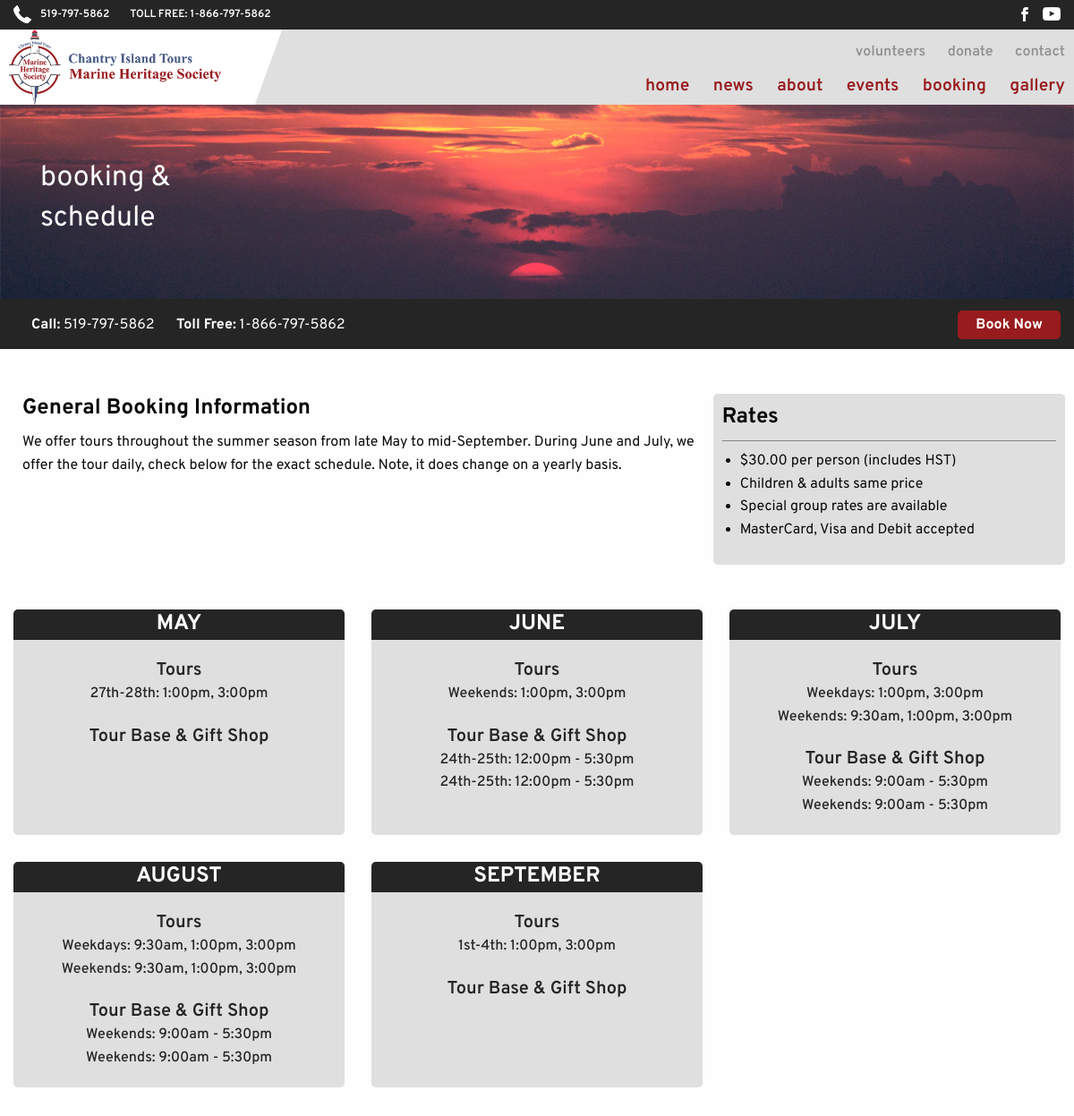
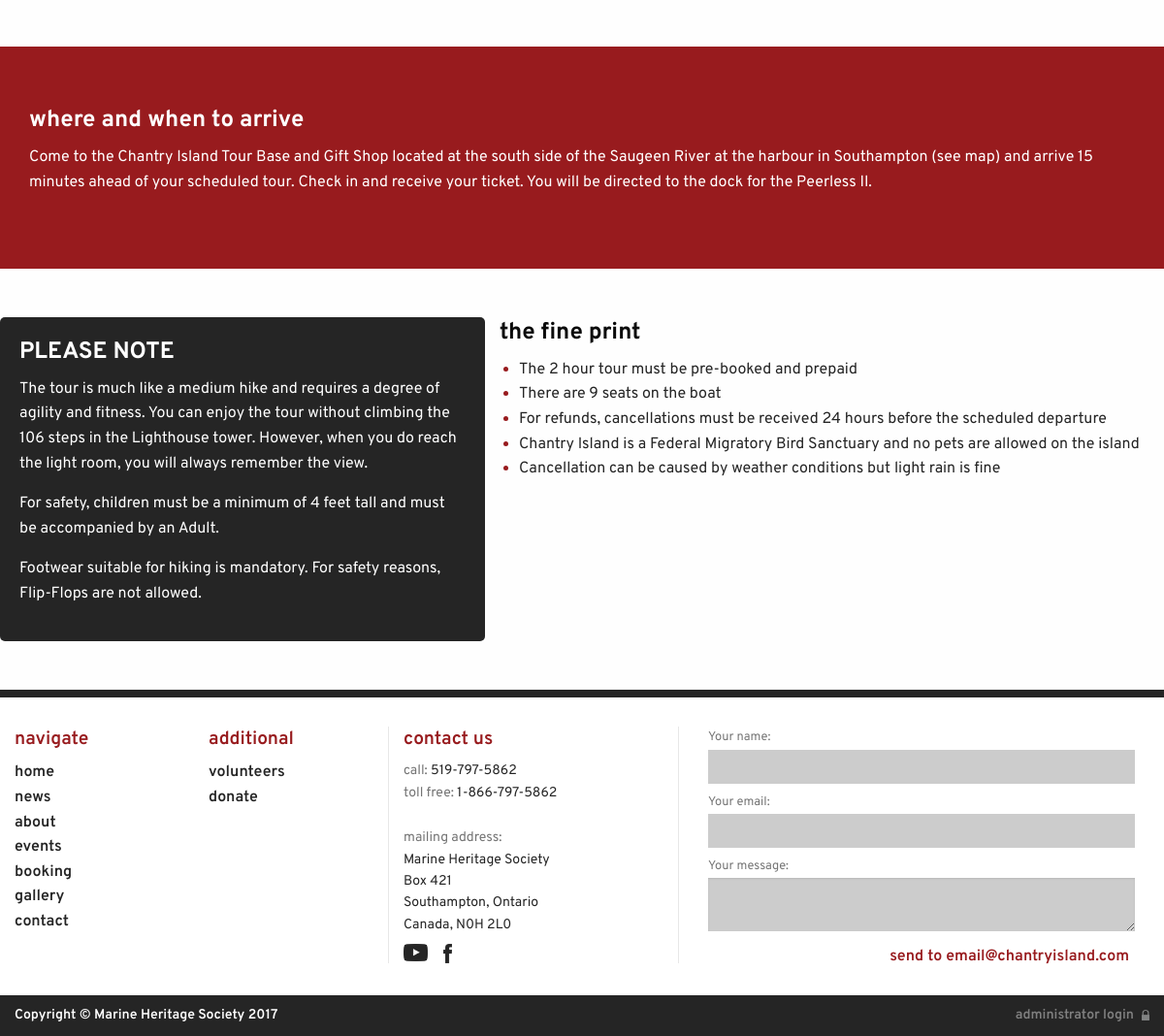
Screenshot of /booking.php with the database file from the repository (2 pictures, top to bottom).
### tables this page shows
CREATE TABLE tbl_bookInfo (
  bookInfo_id tinyint(3) unsigned NOT NULL,
  bookInfo_desc text NOT NULL
);

CREATE TABLE tbl_rates (
  rates_id tinyint(3) unsigned NOT NULL,
  rates_info varchar(200) NOT NULL
);

CREATE TABLE tbl_hours (
  hours_id tinyint(3) unsigned NOT NULL,
  hours_month varchar(50) NOT NULL,
  hours_tours_1 varchar(150) NOT NULL,
  hours_tours_2 varchar(150) NOT NULL,
  hours_shop_1 varchar(150) NOT NULL,
  hours_shop_2 varchar(150) NOT NULL
);

CREATE TABLE tbl_arrive (
  arrive_id tinyint(3) unsigned NOT NULL,
  arrive_desc text NOT NULL
);

### admin/phpscripts/read.php (called while the page is built, shortened)
<?php
	function getAll($tbl) {
		include('connect.php');
		$queryAll = "SELECT * FROM {$tbl}";
		$runAll = mysqli_query($link, $queryAll);
		if($runAll){
			return $runAll;
		}else{
			$error =  "There was an error accessing this information.  Please contact your admin.";
			return $error;
		}
	}
?>

### booking.php (the view, shortened to what this page needs)
<?php
	$tbl_bookInfo = "tbl_bookInfo";
	$getBookInfo = getAll($tbl_bookInfo);
	$tbl_rates = "tbl_rates";
	$getRates = getAll($tbl_rates);
	$tbl_hours = "tbl_hours";
	$getHours = getAll($tbl_hours);
	$tbl_arrive = "tbl_arrive";
	$getArrive = getAll($tbl_arrive);
?>
<?php
$strPageTitle = 'Booking';
include_once("layout/header.php");
?>
<div id="bookingHeaderImg">
	<div class="row">
		<div class="small-12 columns">
			<h2 class="heading whiteTxt">booking &amp;<br>schedule</h2>
		</div>
	</div>
</div>
<div id="bookingHeaderInfo">
	<div class="row">
		<div id="bookingHeaderPhone" class="small-12 columns">
			<h3><span>Call:</span> <a href="tel:519-797-5862" id="bookingPhone">519-797-5862</a></h3>
			<h3><span>Toll Free:</span> <a href="tel:1-866-797-5862" id="bookingPhone">1-866-797-5862</a></h3>
			<div id="emailButCon">
				<a id="emailBut" href="contact.php">Book Now</a>
			</div>
		</div>
	</div>
</div>
<div class="row" id="generalBookingInfo">
	<div class="small-12 medium-8 columns">
		<h2 class="heading">General Booking Information</h2>
		<?php
			if(!is_string($getBookInfo)){
				while($row = mysqli_fetch_array($getBookInfo)){
					echo "<p class=\"paragraph\">{$row['bookInfo_desc']}</p>";
				}
			}else{
				echo "<p>{$getBookInfo}</p>";
			}
		?>
	</div>
	<div class="small-12 medium-4 columns" id="bookingRates">
	<h3 class="heading">Rates</h3>
		<div id="ratesInfo">
				<?php
					if(!is_string($getRates)){
						while($row = mysqli_fetch_array($getRates)){
							echo "<ul>";
							echo "<li>&#36;{$row['rates_info']} per person (includes HST)</li>";
							echo "<li>Children &amp; adults same price</li>";
							echo "<li>Special group rates are available</li>";
							echo "<li>MasterCard, Visa and Debit accepted</li>";
							echo "</ul>";
						}
					}else{
						echo "<p>{$getRates}</p>";
					}
				?>
		</div>
	</div>
</div>
<div class="row" data-equalizer>
	<?php
		if(!is_string($getHours)){
			while($row = mysqli_fetch_array($getHours)){
				echo "<div class=\"monthCardCon small-12 medium-6 large-4 columns end\">";
				echo "<div class=\"monthCard\" data-equalizer-watch>";
				echo "<h2 class=\"heading whiteTxt\">{$row['hours_month']}</h2>";
				echo "<h3>Tours</h3>";
				echo "<p>{$row['hours_tours_1']}</p>";
				echo "<p>{$row['hours_tours_2']}</p>";
				echo "<h3>Tour Base &amp; Gift Shop </h3>";
				echo "<p>{$row['hours_shop_2']}</p>";
				echo "<p>{$row['hours_shop_2']}</p>";
				echo "</div>";
				echo "</div>";
			}
		}else{
			echo "<p>{$getHours}</p>";
		}
	?>
</div>
<div id="whereAndWhenFull">
	<div class="row" id="whereAndWhen">
		<h2 class="heading whiteTxt">where and when to arrive</h2>
		<?php
			if(!is_string($getArrive)){
				while($row = mysqli_fetch_array($getArrive)){
					echo "<p class=\"paragraph whiteTxt\">{$row['arrive_desc']}</p>";
				}
			}else{
				echo "<p>{$getArrive}</p>";
			}
		?>
	</div>
</div>
<div class="row" id="finalBookingDetails">
	<div class="small-11 small-centered medium-uncentered medium-5 columns" id="pleaseNote">
	<h3 class="heading whiteTxt">PLEASE NOTE</h3>
		<p class="paragraph whiteTxt">The tour is much like a medium hike and requires a degree of agility and fitness. You can enjoy the tour without climbing the 106 steps in the Lighthouse tower. However, when you do reach the light room, you will always remember the view.</p>
		<p class="paragraph whiteTxt">For safety, children must be a minimum of 4 feet tall and must be accompanied by an Adult.</p>
		<p class="paragraph whiteTxt">Footwear suitable for hiking is mandatory. For safety reasons, Flip-Flops are not allowed.</p>
	</div>
	<div class="small-12 medium-7 columns" id="finePrint">
		<h2 class="heading">the fine print</h2>
		<ul>
			<li><span class="blackTxt">The 2 hour tour must be pre-booked and prepaid</span></li>
			<li><span class="blackTxt">There are 9 seats on the boat</span></li>
			<li><span class="blackTxt">For refunds, cancellations must be received 24 hours before the scheduled departure</span></li>
			<li><span class="blackTxt">Chantry Island is a Federal Migratory Bird Sanctuary and no pets are allowed on the island</span></li>
			<li><span class="blackTxt">Cancellation can be caused by weather conditions but light rain is fine</span></li>
		</ul>
	</div>
</div>
<?php
	include("layout/footer.php");
?>

### layout/header.php (shortened to what this page needs)
<!DOCTYPE html>
<html class="no-js" lang="en">
  <head>
    <link rel="stylesheet" href="css/foundation.css">
    <link rel="stylesheet" href="css/app.css">
  </head>
  <body class="body-<?=strtolower(str_replace(' ', '-', $strPageTitle))?>">
	<div class="off-canvas-wrapper">
    <div class="off-canvas-content" data-off-canvas-content>
	<div id="topNavBar">
		<div class="row expanded">
			<div class="small-9 medium-6 columns">
				<img data-interchange="[images/phoneIcon.png, small], [images/phoneIcon.svg, retina]" alt="phone icon" id="topNavBarPhone">
				<h1><a href="tel:519-797-5862">519-797-5862</a> <span> TOLL FREE: 1-866-797-5862</span></h1>
			</div>
			<div class="small-3 medium-6 columns">
				<a href="https://www.youtube.com/channel/UC5BwiLq9hSIl9BZRq7Q4UNA" target="blank"><img data-interchange="[images/socIcon_YouTube.png, small], [images/socIcon_YouTube.svg, retina]" alt="social media icon" class="topNavBarSocIcon"></a>
				<a href="https://www.facebook.com/MarineHeritageSociety/" target="blank"><img data-interchange="[images/socIcon_Facebook.png, small], [images/socIcon_Facebook.svg, retina]" alt="social media icon" class="topNavBarSocIcon"></a>
			</div>
		</div>
	</div>
	<div id="headerWrapper">
	<header id="mainHeader" class="row collapse">
	  	<div class="hide-for-small-only medium-4 large-3 columns">
		  	<div id="skewCon">
		  	<a href="index.php"><img data-interchange="[images/chantry_island_header.png, small], [images/chantry_island_header.svg, retina]" alt="logo" id="headerLogo"></a>
		  	</div>
	  	</div>
	  	<nav class="medium-8 large-9 columns">
		  	<div>
			  	<ul id="mainNavAdditionlLinks">
				  	<li><a href="volunteers.php">volunteers</a></li>
					<li><a href="donate.php">donate</a></li>
					<li><a href="contact.php">contact</a></li>
			  	</ul>
		  	</div>
		  	<div id="expanded-menu" data-magellan>
			  	<ul id="mobileNav">
				  	<li><a href="index.php">home</a></li>
				  	<li><a href="news.php">news</a></li>
				  	<li><a href="about.php">about</a></li>
				  	<li><a href="events.php">events</a></li>
				  	<li><a href="booking.php">booking</a></li>
				  	<li><a href="gallery.php">gallery</a></li>
			  	</ul>
		  	</div>
	  	</nav>
  	</header>
	</div>

### layout/footer.php (shortened to what this page needs)
<div id="mainFooterWrapper">
	<footer id="mainFooter">
		<div class="row">
			<div class="small-6 medium-2 columns">
				<ul>
					<h2>navigate</h2>
					<li><a href="index.php">home</a></li>
					<li><a href="news.php">news</a></li>
					<li><a href="about.php">about</a></li>
					<li><a href="events.php">events</a></li>
					<li><a href="booking.php">booking</a></li>
					<li><a href="gallery.php">gallery</a></li>
					<li><a href="contact.php">contact</a></li>
				</ul>
			</div>
			<div class="small-6 medium-2 columns">
				<ul>
					<h2>additional</h2>
					<li><a href="volunteers.php">volunteers</a></li>
					<li><a href="donate.php">donate</a></li>
				</ul>
			</div>
			<div class="hide-for-small-only medium-3 columns" id="footerContactInfoBox">
				<h2>contact us</h2>
				<p><span>call: </span>519-797-5862</p>
				<p><span>toll free: </span>1-866-797-5862</p>
				<br>
				<p><span>mailing address:</span></p>
				<p>Marine Heritage Society</p>
				<p>Box 421</p>
				<p>Southampton, Ontario</p>
				<p>Canada, N0H 2L0</p>
				<a href="https://www.youtube.com/channel/UC5BwiLq9hSIl9BZRq7Q4UNA" target="blank"><img data-interchange="[images/socIcon_YouTube_Dark.png, small], [images/socIcon_YouTube_Dark.svg, retina]" alt="social media icon" class="footerSocIcon"></a>
			<a href="https://www.facebook.com/MarineHeritageSociety/" target="blank"><img data-interchange="[images/socIcon_Facebook_Dark.png, small], [images/socIcon_Facebook_Dark.svg, retina]" alt="social media icon" class="footerSocIcon"></a>
			</div>
			<div class="hide-for-small-only medium-5 columns">
				<form action="" method="post">
					<div class="small-12 columns">
					<label>Your name:</label>
					<input id="inputfName" name="name" type="text">
					</div>
					<div class="small-12 columns">
					<label>Your email:</label>
					<input id="inputEmail" name="email" type="email">
					</div>
					<div class="small-12 columns">
					<label>Your message:</label>
					<textarea name="msg"></textarea>
					</div>
					<div class="small-12 columns">
					<input id="submit" type="submit" value="send to email@chantryisland.com">
					</div>
				</form>
			</div>
		</div>
	</footer>
</div>
<div id="lowerFooterWrapper">
	<div class="row expanded">
		<div class="small-12 medium-6 columns">
			<p id="lowerFooterLeft">Copyright &copy; Marine Heritage Society 2017</p>
		</div>
		<div class="small-12 medium-6 columns">
			<img data-interchange="[images/lockIcon.png, small], [images/lockIcon.svg, retina]" alt="lock icon" id="footerLock">
			<p id="lowerFooterRight"><a href="#">administrator login</a></p>
		</div>
	</div>
</div>
     </div>
   </div>
  </body>
</html>

### rows the page displays
tbl_bookinfo: bookInfo_desc "We offer tours throughout the summer season from late May to mid-September. During June and July, we offer the tour daily, check below for the exact schedule. Note, it does change on a yearly basis."
tbl_rates: rates_info "30.00"
tbl_hours: hours_month "MAY", hours_tours_1 "27th-28th: 1:00pm, 3:00pm"
tbl_hours: hours_month "JUNE", hours_tours_1 "Weekends: 1:00pm, 3:00pm", hours_shop_2 "24th-25th: 12:00pm - 5:30pm"
tbl_hours: hours_month "JULY", hours_tours_1 "Weekdays: 1:00pm, 3:00pm", hours_tours_2 "Weekends: 9:30am, 1:00pm, 3:00pm", hours_shop_2 "Weekends: 9:00am - 5:30pm"
tbl_hours: hours_month "AUGUST", hours_tours_1 "Weekdays: 9:30am, 1:00pm, 3:00pm", hours_tours_2 "Weekends: 9:30am, 1:00pm, 3:00pm", hours_shop_2 "Weekends: 9:00am - 5:30pm"
tbl_hours: hours_month "SEPTEMBER", hours_tours_1 "1st-4th: 1:00pm, 3:00pm"
tbl_arrive: arrive_desc "Come to the Chantry Island Tour Base and Gift Shop located at the south side of the Saugeen River at the harbour in Southampton (see map) and arrive 15 minutes ahead of your scheduled tour. Check in and receive your ticket. You will be directed to the dock for the Peerless II."
